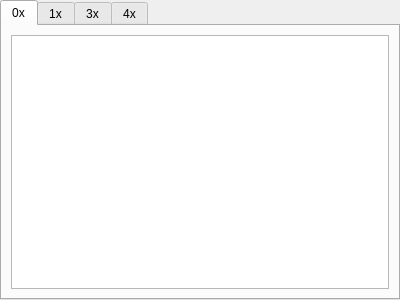
<?xml version="1.0" encoding="UTF-8"?>
<ui version="4.0">
 <class>mbServerDeviceUi</class>
 <widget class="QWidget" name="mbServerDeviceUi">
  <property name="geometry">
   <rect>
    <x>0</x>
    <y>0</y>
    <width>400</width>
    <height>300</height>
   </rect>
  </property>
  <property name="windowTitle">
   <string>mbServerDeviceUi</string>
  </property>
  <layout class="QVBoxLayout" name="verticalLayout">
   <property name="spacing">
    <number>0</number>
   </property>
   <property name="leftMargin">
    <number>0</number>
   </property>
   <property name="topMargin">
    <number>0</number>
   </property>
   <property name="rightMargin">
    <number>0</number>
   </property>
   <property name="bottomMargin">
    <number>0</number>
   </property>
   <item>
    <widget class="QTabWidget" name="tabWidget">
     <property name="currentIndex">
      <number>0</number>
     </property>
     <widget class="QWidget" name="tab_0x">
      <attribute name="title">
       <string>0x</string>
      </attribute>
      <layout class="QHBoxLayout" name="horizontalLayout_2">
       <item>
        <widget class="QTableView" name="tableView_0x">
         <attribute name="horizontalHeaderMinimumSectionSize">
          <number>30</number>
         </attribute>
         <attribute name="horizontalHeaderDefaultSectionSize">
          <number>50</number>
         </attribute>
         <attribute name="horizontalHeaderStretchLastSection">
          <bool>true</bool>
         </attribute>
        </widget>
       </item>
      </layout>
     </widget>
     <widget class="QWidget" name="tab_1x">
      <attribute name="title">
       <string>1x</string>
      </attribute>
      <layout class="QHBoxLayout" name="horizontalLayout_3">
       <item>
        <widget class="QTableView" name="tableView_1x">
         <attribute name="horizontalHeaderMinimumSectionSize">
          <number>30</number>
         </attribute>
         <attribute name="horizontalHeaderDefaultSectionSize">
          <number>50</number>
         </attribute>
         <attribute name="horizontalHeaderStretchLastSection">
          <bool>true</bool>
         </attribute>
        </widget>
       </item>
      </layout>
     </widget>
     <widget class="QWidget" name="tab_3x">
      <attribute name="title">
       <string>3x</string>
      </attribute>
      <layout class="QHBoxLayout" name="horizontalLayout_4">
       <item>
        <widget class="QTableView" name="tableView_3x">
         <attribute name="horizontalHeaderMinimumSectionSize">
          <number>30</number>
         </attribute>
         <attribute name="horizontalHeaderDefaultSectionSize">
          <number>50</number>
         </attribute>
         <attribute name="horizontalHeaderStretchLastSection">
          <bool>true</bool>
         </attribute>
        </widget>
       </item>
      </layout>
     </widget>
     <widget class="QWidget" name="tab_4x">
      <attribute name="title">
       <string>4x</string>
      </attribute>
      <layout class="QHBoxLayout" name="horizontalLayout_5">
       <item>
        <widget class="QTableView" name="tableView_4x">
         <attribute name="horizontalHeaderMinimumSectionSize">
          <number>30</number>
         </attribute>
         <attribute name="horizontalHeaderDefaultSectionSize">
          <number>50</number>
         </attribute>
         <attribute name="horizontalHeaderStretchLastSection">
          <bool>true</bool>
         </attribute>
        </widget>
       </item>
      </layout>
     </widget>
    </widget>
   </item>
  </layout>
 </widget>
 <resources/>
 <connections/>
</ui>
